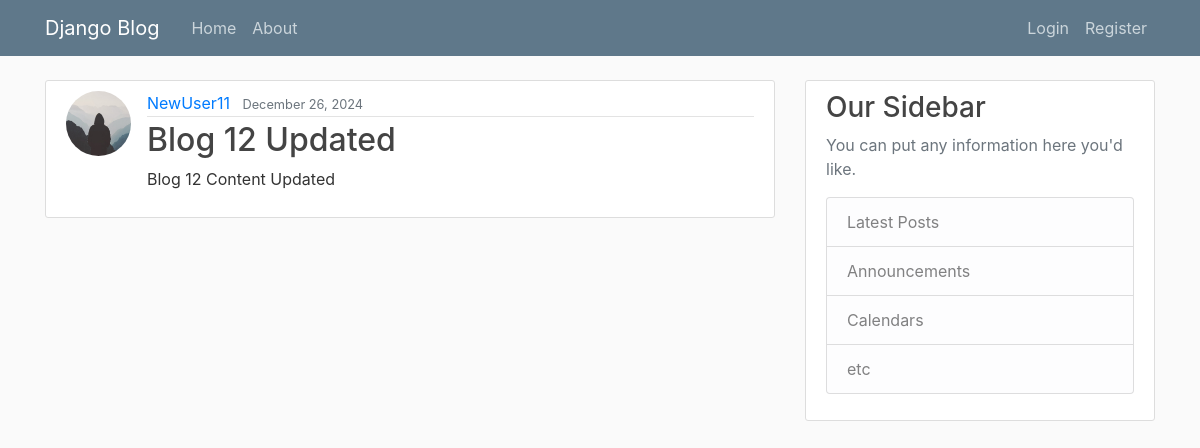
Screenshot of /post/11/ with the database file from the repository.
### blog/models.py (models this page shows, shortened)
class Post(models.Model):
    title = models.CharField(max_length=1000)
    content = models.TextField()
    date_posted = models.DateTimeField(default=timezone.now)
    author = models.ForeignKey(User, on_delete=models.CASCADE)

### users/models.py (models this page shows, shortened)
class Profile(models.Model):
    user = models.OneToOneField(User, on_delete=models.CASCADE)
    image = models.ImageField(default='profile_pics/default.jpg', upload_to='profile_pics')

### blog/views.py (the view)
# urls.py: path('post/<int:pk>/', PostDetailView.as_view(), name='post-detail'),
class PostDetailView(DetailView):
    model = Post

### blog/templates/blog/post_detail.html
{% extends "blog/base.html" %}
{% block content %}
    <article class="media content-section">
      <img class="rounded-circle article-img" src={{ object.author.profile.image.url}}>
      <div class="media-body">
          <div class="article-metadata">
            <a class="mr-2" href="#">{{ object.author }}</a>
            <small class="text-muted">{{ object.date_posted|date:'F d, Y' }}</small>
          </div>
          <h2><a class="article-title" href="#">{{ object.title }}</a></h2>
          <p class="article-content">{{ object.content }}</p>
        </div>
        </article>
{% endblock content %}

### blog/static/blog/main.css (style rules this page uses)
body { background: #fafafa; color: #333333; margin-top: 5rem; }
h1, h2, h3, h4, h5, h6 { color: #444444; }
.content-section { background: #ffffff; padding: 10px 20px; border: 1px solid #dddddd; border-radius: 3px; margin-bottom: 20px; }
.article-title { color: #444444; }
.article-content { white-space: pre-line; }
.article-img { height: 65px; width: 65px; margin-right: 16px; }
.article-metadata { padding-bottom: 1px; margin-bottom: 4px; border-bottom: 1px solid #e3e3e3 }

### rows the page displays
Post: author.profile.image (placeholder picture), author "NewUser11", date_posted "December 26, 2024", title "Blog 12 Updated", content "Blog 12 Content Updated"
